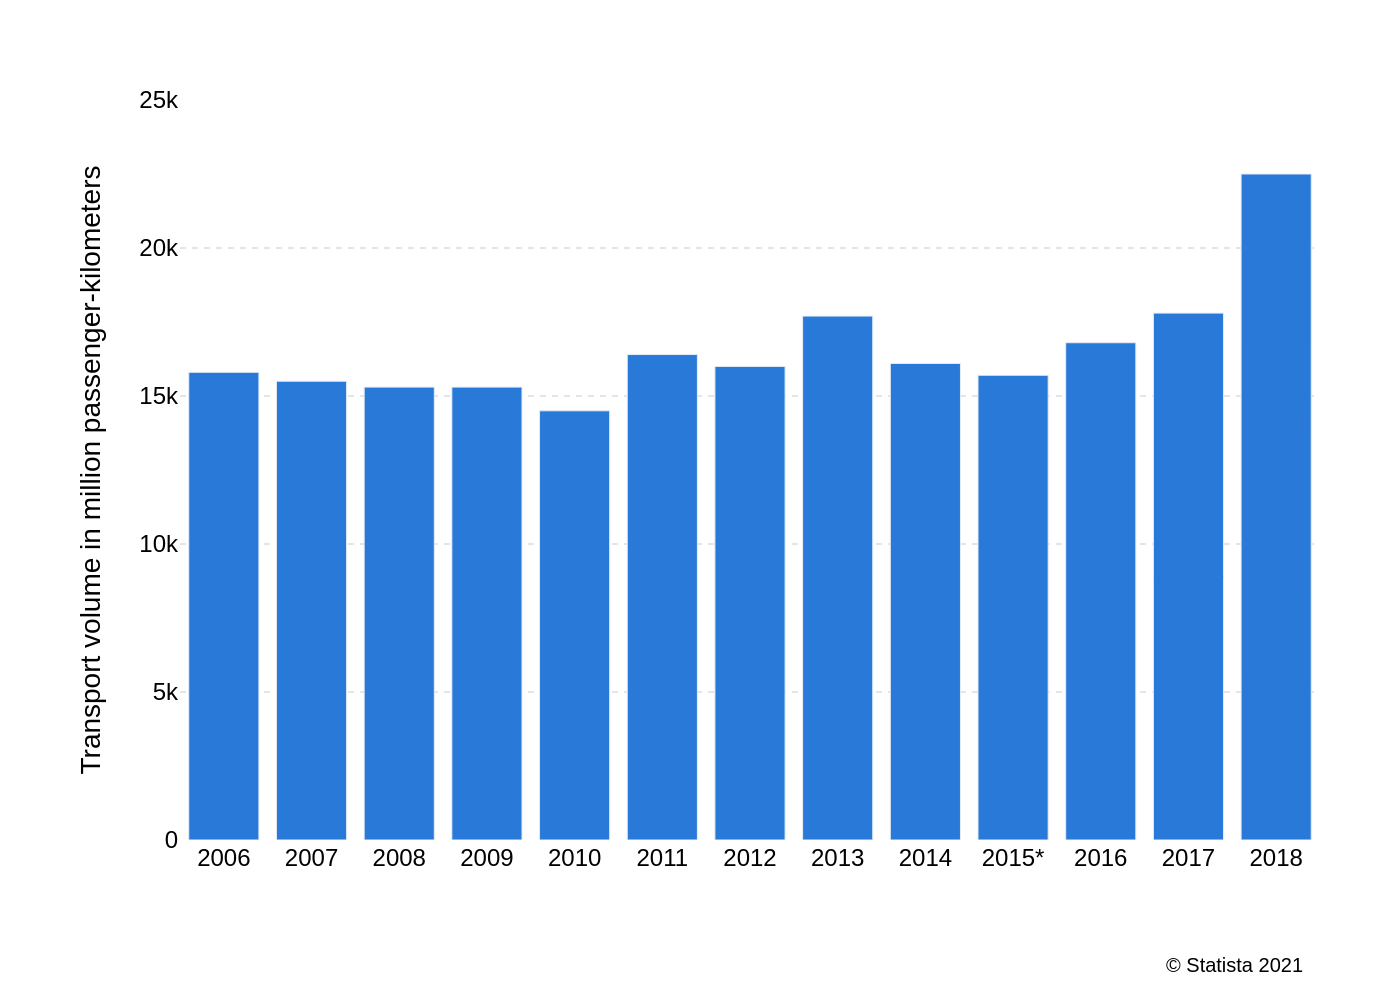

Recreate this plot in Python.
import sys
import json
import os
import plotly.graph_objects as go

if len(sys.argv) != 2:
    print("Error: A path to a JSON file is required as a command-line argument.")
    sys.exit(1)

json_file_path = sys.argv[1]

try:
    with open(json_file_path, 'r', encoding='utf-8') as f:
        chart_details = json.load(f)
except FileNotFoundError:
    print(f"Error: The file '{json_file_path}' was not found.")
    sys.exit(1)
except json.JSONDecodeError:
    print(f"Error: The file '{json_file_path}' contains invalid JSON.")
    sys.exit(1)

output_filename_base = os.path.splitext(os.path.basename(json_file_path))[0]
output_image_path = f"{output_filename_base}.png"

data = chart_details['chart_data']
texts = chart_details['texts']
colors = chart_details['colors']

categories = [item['category'] for item in data]
values = [item['value'] for item in data]

fig = go.Figure()

fig.add_trace(go.Bar(
    x=categories,
    y=values,
    marker_color=colors[0],
    hoverinfo='none',
    name=''
))

title_text = texts.get('title') or ''
subtitle_text = texts.get('subtitle') or ''
if subtitle_text:
    title_text += f"<br><sub>{subtitle_text}</sub>"

fig.update_layout(
    font=dict(
        family="Arial",
        size=12,
        color="black"
    ),
    title_text=title_text,
    title_x=0.05,
    xaxis_title_text=texts.get('x_axis_title'),
    yaxis_title_text=texts.get('y_axis_title'),
    plot_bgcolor='white',
    paper_bgcolor='white',
    showlegend=False,
    margin=dict(l=90, r=40, t=50, b=80),
    xaxis=dict(
        showgrid=False,
        zeroline=False
    ),
    yaxis=dict(
        range=[0, 25000],
        gridcolor='#E5E5E5',
        gridwidth=1,
        griddash='dot',
        zeroline=False
    )
)

fig.add_annotation(
    text=texts.get('source'),
    align='right',
    showarrow=False,
    xref='paper',
    yref='paper',
    x=0.99,
    y=-0.15,
    xanchor='right',
    yanchor='top',
    font=dict(size=10)
)

fig.write_image(output_image_path, scale=2)

print(f"Chart successfully generated and saved to '{output_image_path}'")
